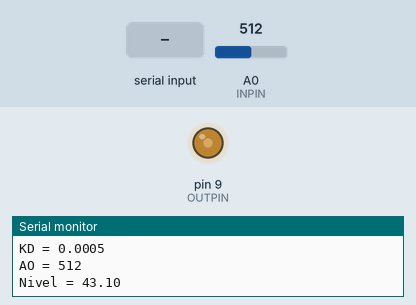
Recording of a sketch running on a simulated Arduino Uno, built with avr-gcc and run on an emulated ATmega328P. Parts: output pins drawn as LEDs (lit = HIGH), the last lines printed to the serial monitor. The test bench sets the inputs (shaded band); at power-on: A0 (INPIN) = 512.

Above: at 1.2 s.
1.3 s: A0 (INPIN) set to 306
At 2.6 s:
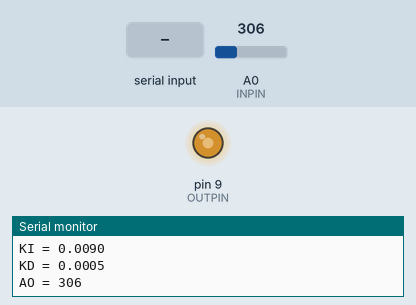
2.9 s: "3" received over Serial
At 3.4 s:
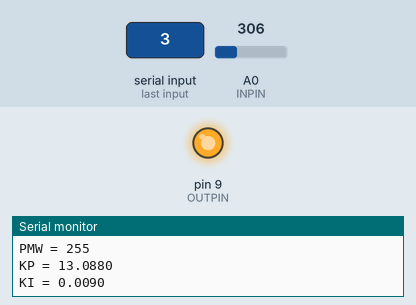
4.4 s: byte 60 (60) received over Serial
At 4.9 s:
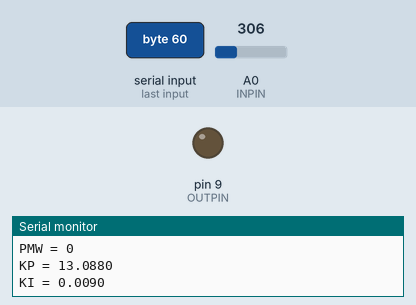
5.9 s: A0 (INPIN) set to 219
7.4 s: A0 (INPIN) set to 195
Timing chart, 0 to 9.9 s (numbered marks = the images above; inputs shaded):
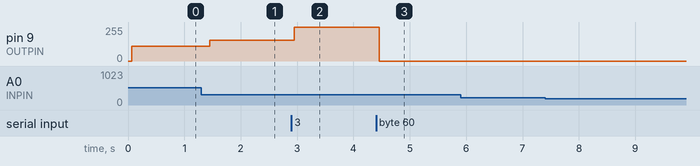

The sketch:

proyecto2.ino
```cpp
#include <Fuzzy.h>
#include <FastPID.h>


//PID
float Kp = 13.088, Ki = 0.009, Kd = 0.0005, Hz = 4000;
int output_bits = 8;
bool output_signed = false;
FastPID myPID(Kp, Ki, Kd, Hz, output_bits, output_signed);

// FUZZY
//Declarar objeto Fuzzy
Fuzzy* fuzzy = new Fuzzy();

//Declarar entradas fuzzy como formas trapezoidales
FuzzySet* muybajo = new FuzzySet(0, 0, 10, 20);
FuzzySet* bajo = new FuzzySet(15, 20, 30, 50);
FuzzySet* fmedio = new FuzzySet(45, 50, 50, 60);
FuzzySet* alto = new FuzzySet(55, 55, 70, 80);
FuzzySet* muyalto = new FuzzySet(75, 80, 90, 120);

//Declarar salidas Fuzzy como formas trapezoidales
FuzzySet* parado = new FuzzySet(0, 1, 1, 2);
FuzzySet* lento = new FuzzySet(10, 20, 40, 60);
FuzzySet* medio = new FuzzySet(50, 180, 180, 170);
FuzzySet* rapido = new FuzzySet(160, 180, 200, 210);
FuzzySet* muyrapido = new FuzzySet(200, 220, 255, 255);


//Pines
int INPIN = A0;
int OUTPIN = 9;

float NIVEL = 0;

float sp = 50;
bool pid = false;

//leer entradas analogas
float ReadInput() {
	float tval = (analogRead(INPIN) / 10);
	tval = tval * 1.1 - 13;
	if (tval > 100){ tval = 100; }
	if (tval < 0) { tval = 0; }
	return tval;
}

//Actualizar objeto PID segun nuevos kp, ki, kd, hz, etc...
void UpdatePID() {
	 FastPID tmyPID(Kp, Ki, Kd, Hz, output_bits, output_signed);
	 myPID = tmyPID;
}

//Inicializar objetos fuzzy con sus valores
void FuzzySetup() {

	//entrada
	FuzzyInput* flujo = new FuzzyInput(1);
	flujo->addFuzzySet(bajo);
	flujo->addFuzzySet(muybajo);
	flujo->addFuzzySet(fmedio);
	flujo->addFuzzySet(alto);
	flujo->addFuzzySet(muyalto);
	fuzzy->addFuzzyInput(flujo);

	//salida
	FuzzyOutput* velocidadMotor = new FuzzyOutput(1);
	velocidadMotor->addFuzzySet(parado);
	velocidadMotor->addFuzzySet(lento);
	velocidadMotor->addFuzzySet(medio);
	velocidadMotor->addFuzzySet(rapido);
	velocidadMotor->addFuzzySet(muyrapido);
	fuzzy->addFuzzyOutput(velocidadMotor);

	//reglas fuzzy
	FuzzyRuleAntecedent* flujomuybajo = new FuzzyRuleAntecedent();
	flujomuybajo->joinSingle(muybajo);
	FuzzyRuleConsequent* velocidadMaxima = new FuzzyRuleConsequent();
	velocidadMaxima->addOutput(muyrapido);
	FuzzyRule* regla0 = new FuzzyRule(1, flujomuybajo, velocidadMaxima);
	fuzzy->addFuzzyRule(regla0);

	FuzzyRuleAntecedent* flujoBajo = new FuzzyRuleAntecedent();
	flujoBajo->joinSingle(alto);
	FuzzyRuleConsequent* velocidadRapido = new FuzzyRuleConsequent();
	velocidadRapido->addOutput(rapido);
	FuzzyRule* regla1 = new FuzzyRule(1, flujoBajo, velocidadRapido);
	fuzzy->addFuzzyRule(regla1);

	FuzzyRuleAntecedent* flujomedio = new FuzzyRuleAntecedent();
	flujomedio->joinSingle(fmedio);
	FuzzyRuleConsequent* velocidadmedia = new FuzzyRuleConsequent;
	velocidadmedia->addOutput(medio);
	FuzzyRule* regla2 = new FuzzyRule(1, flujomedio, velocidadmedia);
	fuzzy->addFuzzyRule(regla2);

	FuzzyRuleAntecedent* flujoalto = new FuzzyRuleAntecedent();
	flujoalto->joinSingle(alto);
	FuzzyRuleConsequent* velocidadlento = new FuzzyRuleConsequent;
	velocidadlento->addOutput(lento);
	FuzzyRule* regla3 = new FuzzyRule(1, flujoalto, velocidadlento);
	fuzzy->addFuzzyRule(regla3);

	FuzzyRuleAntecedent* flujomuyalto = new FuzzyRuleAntecedent();
	flujomuyalto->joinSingle(muyalto);
	FuzzyRuleConsequent* velocidadparado = new FuzzyRuleConsequent;
	velocidadparado->addOutput(parado);
	FuzzyRule* regla4 = new FuzzyRule(1, flujomuyalto, velocidadparado);
	fuzzy->addFuzzyRule(regla4);
}

//Setup inicial
void setup() {
	pinMode(INPIN, INPUT);
	pinMode(OUTPIN, OUTPUT);
	Serial.begin(9600);
	FuzzySetup();
}

//Envía variables globales por serial además del dato de entrada
void SendData(int outputval) {
	Serial.print("AO = ");
	Serial.println(analogRead(INPIN));
	Serial.print("Nivel = ");
	Serial.println(NIVEL);
	Serial.print("PID = ");
	Serial.println(pid);
	Serial.print("Nivel de potencia = ");
	Serial.println(outputval/2.55);
	Serial.print("Set point = ");
	Serial.println(sp);
	Serial.print("PMW = ");
	Serial.println(outputval);
	Serial.print("KP = ");
	Serial.println(Kp, 4);
	Serial.print("KI = ");
	Serial.println(Ki, 4);
	Serial.print("KD = ");
	Serial.println(Kd,4);
}

//Ejecuta el control PID
void PIDControl(float& dist ,float& toutput){
	int feedback = dist;
	uint32_t before, after;
	before = micros();
	uint8_t output = myPID.step(sp, feedback);
	// output = 255 - output; //invertir
	after = micros();
	toutput = (float)output;
}

//Ejecuta el control Fuzzy
void FuzzyControl(float& dist, float& toutput) {
	fuzzy->setInput(1, dist);
	fuzzy->fuzzify();
	toutput = fuzzy->defuzzify(1);
}

//Establece el SP según los datos recibidos por la interfaz serial luego de recibir un byte clave.
void SetSPSerial(float& sp) {
	uint8_t tlow = Serial.read();
	uint8_t thigh = Serial.read();
	int16_t ttval = thigh << 8 | (tlow & 0xFF);
	sp = (float)ttval;
}

//Lee las entradas serial (ASCII)
void ReadSerialInput(float& tsp){
	int tmsg = Serial.read();

	switch (tmsg)
	{
	case 49: //49 es Char 1
		tsp++;
		break;
	case 50: //50 es Char 2
		tsp = tsp - 1;
		break;
	case 51: //51 es Char 3
		pid = !pid;
		break;
	case 52: //52 es Char 4
		tsp = tsp - 10;
		break;
	case 53: //53 es Char 5
		tsp = tsp + 10;
		break;
	case 54: //54 es Char 6
		Kp = Kp + 0.01;
		UpdatePID();
		break;
	case 55: //55 es Char 7
		Kp = Kp - 0.01;
		UpdatePID();
		break;
	case 56: //56 es Char 8
		Ki = Ki + 0.001;
		UpdatePID();
		break;
	case 57: //57 es Char 9
		Ki = Ki - 0.001;
		UpdatePID();
		break;
	case 58: //58 es Char :
		Kd = Kd + 0.0001;
		UpdatePID();
		break;
	case 59: //59 es Char ;
		Kd = Kd - 0.0001;
		UpdatePID();
		break;
	case 60: //60 es Char <
		tsp = 0;
		break;
	case 61: //61 es Char =
		tsp = 1200;
		break;
	case 62: //62 es Char >
		SetSPSerial(tsp);
		break;
	default:
		break;
	}
}

//Loop
void loop() {
	NIVEL = ReadInput();
	ReadSerialInput(sp);
	float spdiff = NIVEL + 40 - sp;
	float POWER = 0;

	if (pid) {
		PIDControl(spdiff, POWER);
	}
	else {
		FuzzyControl(spdiff, POWER);
	}
	analogWrite(OUTPIN, POWER);
	SendData(POWER);

	//delay(10);  //reduce el consumo de CPU pero es perjudicial ya que afecta la velocidad de respuesta del sistema.
}
```

Measured:
- after the input at 1.3 s, pin 9 (OUTPIN): 110/255 → 157/255 after 0.15 s
- after the input at 2.9 s, pin 9 (OUTPIN): 157/255 → 255/255 after 0.05 s
- after the input at 4.4 s, pin 9 (OUTPIN): 255/255 → 0/255 after 0.06 s
